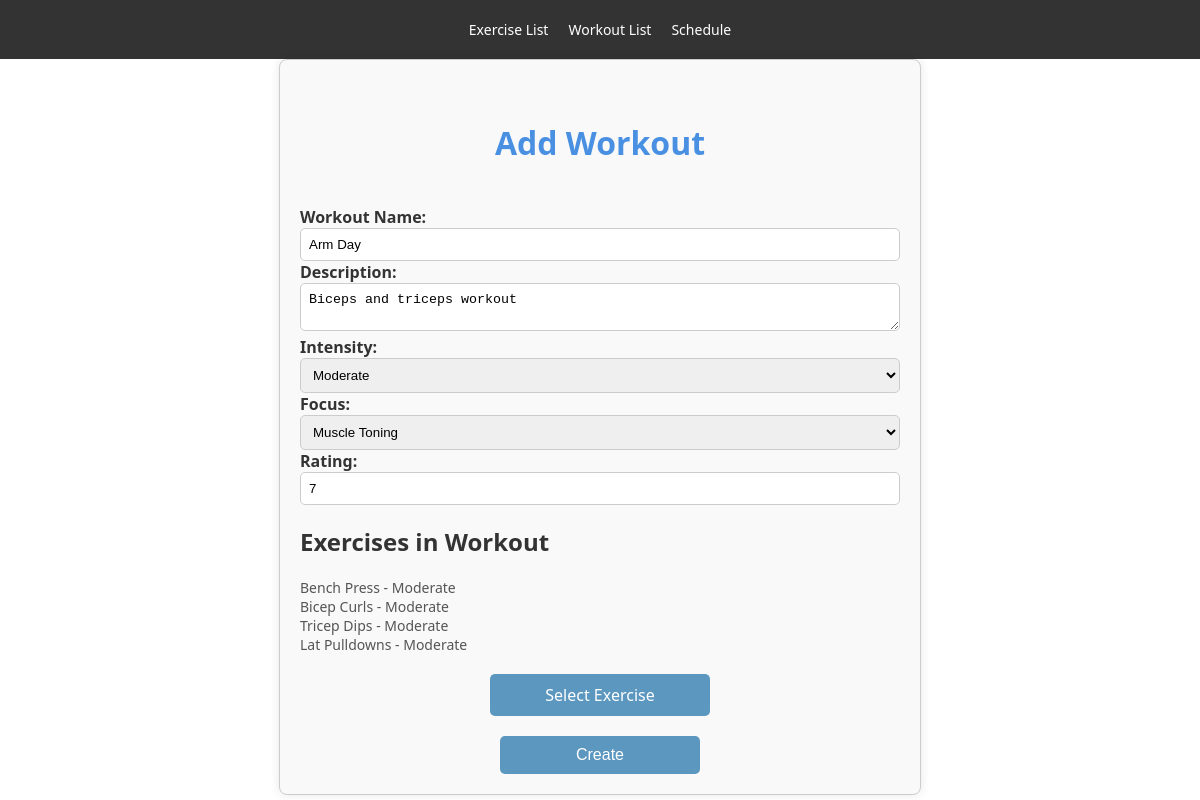
Page /workout/4 on the committed database.
### tables this page shows
CREATE TABLE Workout (
    workout_id INTEGER PRIMARY KEY,
    name TEXT,
    description TEXT,
    rating INTEGER CHECK (rating >= 1 AND rating <= 10),
    focus TEXT CHECK (focus IN ('Strength Training', 'Cardiovascular Health', 'Weight Loss', 'Flexibility', 'Balance and Coordination', 'Endurance Training', 'High-Intensity Interval Training (HIIT)', 'Muscle Toning', 'Core Strengthening', 'Functional Fitness', 'Rehabilitation and Recovery', 'Sports Specific Training', 'Bodybuilding', 'Circuit Training', 'Mind-Body Wellness')),
    intensity TEXT CHECK (intensity IN ('Light', 'Moderate', 'Vigorous'))
);

CREATE TABLE Exercise (
    exercise_id INTEGER PRIMARY KEY,
    name TEXT,
    exercise_detail_id INTEGER,
    rating INTEGER CHECK (rating >= 1 AND rating <= 10),
    intensity TEXT CHECK (intensity IN ('Light', 'Moderate', 'Vigorous')),
    muscle_group TEXT CHECK (muscle_group IN ('Chest', 'Back', 'Shoulders', 'Arms', 'Abdominals', 'Lower Back', 'Hips', 'Thighs', 'Legs', 'Adductors and Abductors')),
    description TEXT,
    FOREIGN KEY (exercise_detail_id) REFERENCES Exercise_Detail(exercise_detail_id)
);

### app.py (the view, shortened to what this page needs)
@app.route('/workout', defaults={'workout_id': None})
@app.route('/workout/<int:workout_id>', methods=['GET', 'POST'])
def workout(workout_id):
    db = get_db()
    if request.method == 'GET':
        if workout_id is not None:
            workout = db.execute("SELECT * FROM Workout WHERE workout_id = ?", (workout_id,)).fetchone()
            if workout:
                workout_exercises = db.execute("""
                    SELECT e.*
                    FROM Exercise e
                    JOIN Exercise_In_Workout eiw ON e.exercise_id = eiw.exercise_id
                    WHERE eiw.workout_id = ?
                """, (workout_id,)).fetchall()
                return render_template('add-workout.html', workout=workout, workout_id=workout_id, exercises=workout_exercises)
            else:
                return redirect(url_for('workout'))
        return render_template('add-workout.html', workout=None, workout_id=None)

### app.py (called while the page is built)
def get_db():
    if 'sqlite_db' not in g:
        g.sqlite_db = sqlite3.connect(DATABASE)
        g.sqlite_db.row_factory = sqlite3.Row
    return g.sqlite_db

### templates/add-workout.html (shortened to what this page needs)
<!DOCTYPE html>
<html lang="en">
<head>
    <link rel="stylesheet" href="{{ url_for('static', filename='styles.css') }}">
</head>
<body>
    <header>
        <nav>
            <ul>
                <li><a href="{{ url_for('exercise_list') }}">Exercise List</a></li>
                <li><a href="{{ url_for('workout_list') }}">Workout List</a></li>
                <li><a href="{{ url_for('schedule') }}">Schedule</a></li>
            </ul>
        </nav>
    </header>
    <form id="workout-form" action="/add-or-edit-workout/{{ workout_id }}" method="POST">
    <div class="form-container">
        <h1>Add Workout</h1>
        <label for="name">Workout Name:</label>
        <input type="text" id="name" name="name" value="{{ workout.name }}" required>
        <label for="description">Description:</label>
        <textarea id="description" name="description">{{ workout.description }}</textarea>
        <label for="intensity">Intensity:</label>
        <select id="intensity" name="intensity" required>
            <option value="Moderate" {% if workout.intensity == 'Moderate' %} selected {% endif %}>Moderate</option>
        </select>
        <label for="focus">Focus:</label>
        <select id="focus" name="focus" required>
            <option value="Muscle Toning" {% if workout.focus == 'Muscle Toning' %} selected {% endif %}>Muscle Toning</option>
        </select>
        <label for="rating">Rating:</label>
        <input type="number" id="rating" name="rating" min="1" max="10" value="{{ workout.rating }}" required>
        <div id="existing-exercise-container">
            {% if exercises %}
            <h2>Exercises in Workout</h2>
            <ul>
            {% for exercise in exercises %}
                <li>{{ exercise.name }} - {{ exercise.intensity }}</li>
            {% endfor %}
            </ul>
            {% endif %}
        </div>
        {% if workout_id %}
        <a href="{{ url_for('select_exercise', workout_id=workout_id) }}" id="select-exercise-link">Select Exercise</a>
        {% else %}
        <p>Please save the workout to select exercises.</p>
        {% endif %}
        <button type="submit" id="create-button">Create</button>
    </div>
    </form>
</body>
</html>

### static/styles.css (style rules this page uses)
body { font-family: 'Segoe UI', Tahoma, Geneva, Verdana, sans-serif; margin: 0; padding: 0; background-color: #ffffff; color: #333; height: 100vh; }
h1 { color: #4a90e2; text-align: center; padding: 20px 0; }
ul { list-style-type: none; padding: 0; }
li { font-size: 14px; color: #555; }
.form-container { width: 80%; max-width: 600px; margin: 0 auto; padding: 20px; border: 1px solid #ccc; border-radius: 8px; background-color: #f9f9f9; box-shadow: 0 0 10px rgba(0, 0, 0, 0.1); }
.form-container label { font-weight: bold; }
.form-container input, .form-container select, .form-container textarea { width: 100%; padding: 8px; border: 1px solid #ccc; border-radius: 5px; box-sizing: border-box; }
.form-container button { display: block; width: 200px; margin: 20px auto 0; padding: 10px; font-size: 16px; color: #fff; background-color: #5c97bf; border: none; border-radius: 5px; cursor: pointer; text-align: center; text-decoration: none; }
button, .btn { padding: 8px 15px; margin-right: 5px; font-size: 14px; color: #fff; background-color: #5c97bf; border: none; border-radius: 5px; cursor: pointer; }
nav { background: #333; color: #fff; padding: 20px 0; text-align: center; }
nav ul { padding: 0; margin: 0; display: flex; justify-content: center; }
nav ul li { display: inline-block; margin-right: 20px; }
nav ul li:last-child { margin-right: 0; }
nav ul li a { color: #fff; text-decoration: none; }
#add-exercise-btn, #add-workout-btn, #select-exercise-link { display: block; width: 200px; margin: 20px auto 0; padding: 10px; font-size: 16px; color: #fff; background-color: #5c97bf; border: none; border-radius: 5px; cursor: pointer; text-align: center; text-decoration: none; }
.input[type="text"], textarea { border: 1px solid #ccc; border-radius: 4px; }

### rows in the picture
Workout: name "Arm Day", description "Biceps and triceps workout", intensity "Moderate", focus "Muscle Toning", rating "7"
Exercise: name "Bench Press", intensity "Moderate"
Exercise: name "Bicep Curls", intensity "Moderate"
Exercise: name "Tricep Dips", intensity "Moderate"
Exercise: name "Lat Pulldowns", intensity "Moderate"
